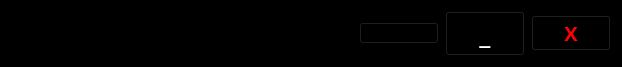
<?xml version="1.0" encoding="UTF-8"?>
<ui version="4.0">
 <class>TitleBar</class>
 <widget class="QWidget" name="TitleBar">
  <property name="geometry">
   <rect>
    <x>0</x>
    <y>0</y>
    <width>622</width>
    <height>50</height>
   </rect>
  </property>
  <property name="sizePolicy">
   <sizepolicy hsizetype="Preferred" vsizetype="Fixed">
    <horstretch>0</horstretch>
    <verstretch>0</verstretch>
   </sizepolicy>
  </property>
  <property name="windowTitle">
   <string>Form</string>
  </property>
  <property name="styleSheet">
   <string notr="true">background-color:black</string>
  </property>
  <layout class="QHBoxLayout" name="horizontalLayout_2">
   <item>
    <layout class="QHBoxLayout" name="horizontalLayout">
     <item>
      <spacer name="horizontalSpacer">
       <property name="orientation">
        <enum>Qt::Horizontal</enum>
       </property>
       <property name="sizeHint" stdset="0">
        <size>
         <width>40</width>
         <height>20</height>
        </size>
       </property>
      </spacer>
     </item>
     <item>
      <widget class="QPushButton" name="pushButton">
       <property name="sizePolicy">
        <sizepolicy hsizetype="Fixed" vsizetype="Fixed">
         <horstretch>0</horstretch>
         <verstretch>0</verstretch>
        </sizepolicy>
       </property>
       <property name="palette">
        <palette>
         <active>
          <colorrole role="Button">
           <brush brushstyle="SolidPattern">
            <color alpha="255">
             <red>255</red>
             <green>255</green>
             <blue>255</blue>
            </color>
           </brush>
          </colorrole>
          <colorrole role="Base">
           <brush brushstyle="SolidPattern">
            <color alpha="255">
             <red>0</red>
             <green>0</green>
             <blue>0</blue>
            </color>
           </brush>
          </colorrole>
          <colorrole role="Window">
           <brush brushstyle="SolidPattern">
            <color alpha="255">
             <red>0</red>
             <green>0</green>
             <blue>0</blue>
            </color>
           </brush>
          </colorrole>
         </active>
         <inactive>
          <colorrole role="Button">
           <brush brushstyle="SolidPattern">
            <color alpha="255">
             <red>255</red>
             <green>255</green>
             <blue>255</blue>
            </color>
           </brush>
          </colorrole>
          <colorrole role="Base">
           <brush brushstyle="SolidPattern">
            <color alpha="255">
             <red>0</red>
             <green>0</green>
             <blue>0</blue>
            </color>
           </brush>
          </colorrole>
          <colorrole role="Window">
           <brush brushstyle="SolidPattern">
            <color alpha="255">
             <red>0</red>
             <green>0</green>
             <blue>0</blue>
            </color>
           </brush>
          </colorrole>
         </inactive>
         <disabled>
          <colorrole role="Button">
           <brush brushstyle="SolidPattern">
            <color alpha="255">
             <red>255</red>
             <green>255</green>
             <blue>255</blue>
            </color>
           </brush>
          </colorrole>
          <colorrole role="Base">
           <brush brushstyle="SolidPattern">
            <color alpha="255">
             <red>0</red>
             <green>0</green>
             <blue>0</blue>
            </color>
           </brush>
          </colorrole>
          <colorrole role="Window">
           <brush brushstyle="SolidPattern">
            <color alpha="255">
             <red>0</red>
             <green>0</green>
             <blue>0</blue>
            </color>
           </brush>
          </colorrole>
         </disabled>
        </palette>
       </property>
       <property name="autoFillBackground">
        <bool>true</bool>
       </property>
       <property name="styleSheet">
        <string notr="true"/>
       </property>
       <property name="text">
        <string>t</string>
       </property>
      </widget>
     </item>
     <item>
      <widget class="QPushButton" name="hideButton">
       <property name="sizePolicy">
        <sizepolicy hsizetype="Fixed" vsizetype="Fixed">
         <horstretch>0</horstretch>
         <verstretch>0</verstretch>
        </sizepolicy>
       </property>
       <property name="font">
        <font>
         <family>Arial Rounded MT Bold</family>
         <pointsize>20</pointsize>
         <weight>75</weight>
         <bold>true</bold>
        </font>
       </property>
       <property name="autoFillBackground">
        <bool>false</bool>
       </property>
       <property name="styleSheet">
        <string notr="true">color: white</string>
       </property>
       <property name="text">
        <string>_</string>
       </property>
      </widget>
     </item>
     <item>
      <widget class="QPushButton" name="closeButton">
       <property name="sizePolicy">
        <sizepolicy hsizetype="Fixed" vsizetype="Fixed">
         <horstretch>0</horstretch>
         <verstretch>0</verstretch>
        </sizepolicy>
       </property>
       <property name="font">
        <font>
         <family>Arial Rounded MT Bold</family>
         <pointsize>15</pointsize>
         <weight>75</weight>
         <bold>true</bold>
        </font>
       </property>
       <property name="autoFillBackground">
        <bool>false</bool>
       </property>
       <property name="styleSheet">
        <string notr="true">color: red;</string>
       </property>
       <property name="text">
        <string>X</string>
       </property>
      </widget>
     </item>
    </layout>
   </item>
  </layout>
 </widget>
 <resources/>
 <connections/>
</ui>
